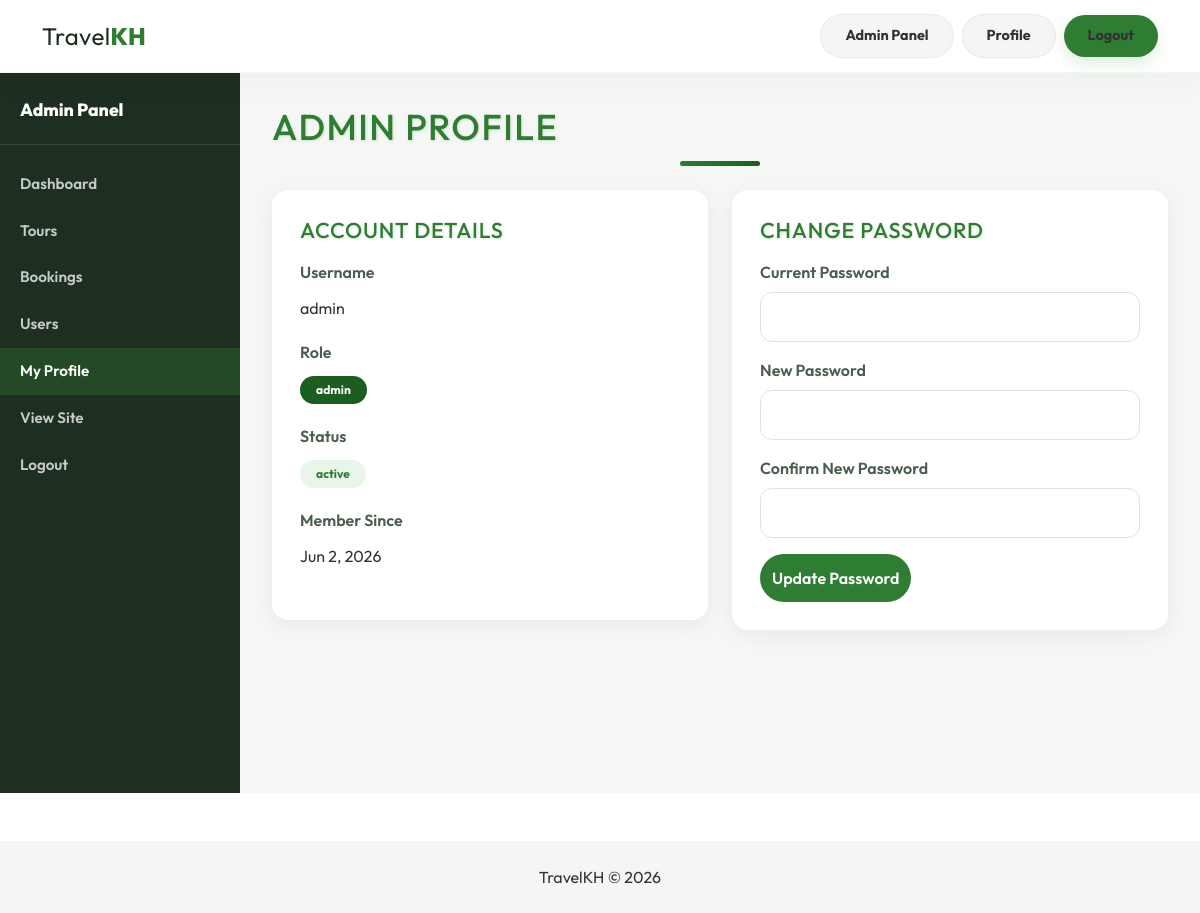
Screenshot of /admin/profile.php (signed in) with the database file from the repository.
### tables this page shows
CREATE TABLE `users` (
  `user_id` int NOT NULL AUTO_INCREMENT,
  `username` varchar(50) NOT NULL,
  `full_name` varchar(100) DEFAULT NULL,
  `email` varchar(100) DEFAULT NULL,
  `phone` varchar(25) DEFAULT NULL,
  `profile_image` varchar(255) DEFAULT 'default_avatar.jpg',
  `nationality` varchar(50) DEFAULT NULL,
  `bio` text,
  `password` varchar(255) NOT NULL,
  `role` enum('admin','user') DEFAULT 'user',
  `status` enum('active','inactive') DEFAULT 'active',
  `created_at` timestamp NULL DEFAULT CURRENT_TIMESTAMP,
  PRIMARY KEY (`user_id`),
  UNIQUE KEY `username` (`username`)
);

### includes/auth.php (called while the page is built, shortened)
<?php
function current_user_id() {
    return $_SESSION['user_id'] ?? null;
}
function get_user_by_id($conn, $userId) {
    $stmt = $conn->prepare("SELECT user_id, username, role, status, created_at, full_name, email, phone, profile_image, nationality, bio FROM users WHERE user_id = ?");
    $stmt->bind_param('i', $userId);
    $stmt->execute();
    return $stmt->get_result()->fetch_assoc();
}

### admin/profile.php (the view, shortened to what this page needs)
<?php
require_once __DIR__ . '/../includes/config.php';
$userId = current_user_id();
$user = get_user_by_id($conn, $userId);
include __DIR__ . '/../includes/header.php';
include __DIR__ . '/../includes/navbar.php';
include __DIR__ . '/../includes/admin_sidebar.php';
?>
<h2 class="mb-4">Admin Profile</h2>
<div class="row g-4">
  <div class="col-lg-6">
    <div class="profile-card">
      <h4 class="mb-3">Account Details</h4>
      <dl class="profile-meta">
        <dt>Username</dt>
        <dd><?php echo htmlspecialchars($user['username']); ?></dd>
        <dt>Role</dt>
        <dd><span class="badge badge-role-admin rounded-pill px-3 py-2"><?php echo htmlspecialchars($user['role']); ?></span></dd>
        <dt>Status</dt>
        <dd><span class="badge badge-status-<?php echo $user['status']; ?> rounded-pill px-3 py-2"><?php echo htmlspecialchars($user['status']); ?></span></dd>
        <dt>Member Since</dt>
        <dd><?php echo date('M j, Y', strtotime($user['created_at'])); ?></dd>
      </dl>
    </div>
  </div>
  <div class="col-lg-6">
    <div class="profile-card">
      <h4 class="mb-3">Change Password</h4>
      <form method="post" class="auth-form">
        <div class="mb-3">
          <label class="form-label">Current Password</label>
          <input type="password" name="current_password" class="form-control" required>
        </div>
        <div class="mb-3">
          <label class="form-label">New Password</label>
          <input type="password" name="new_password" class="form-control" required minlength="6">
        </div>
        <div class="mb-3">
          <label class="form-label">Confirm New Password</label>
          <input type="password" name="confirm_password" class="form-control" required minlength="6">
        </div>
        <button type="submit" class="btn btn-green">Update Password</button>
      </form>
    </div>
  </div>
</div>
<?php
include __DIR__ . '/../includes/admin_footer.php';
include __DIR__ . '/../includes/footer.php';

### assets/css/style.css (style rules this page uses)
body { font-family: 'Outfit', sans-serif; background: #ffffff; color: #333; }
:root { --primary-green: #2E7D32; --dark-green: #1B5E20; --light-gray: #F5F5F5; }
h1, h2, h4 { color: var(--primary-green); letter-spacing: 0.04em; text-transform: uppercase; text-shadow: 1px 1px 3px rgba(46, 125, 50, 0.18); }
h2 { font-size: clamp(2rem, 3vw, 3rem); margin-bottom: 0.85rem; }
h4 { font-size: 1.35rem; margin-bottom: 0.65rem; }
h1::after, h2::after { content: ''; display: block; width: 5rem; height: 0.3rem; margin: 0.8rem auto 0; background: linear-gradient(90deg, var(--primary-green), var(--dark-green)); border-radius: 99px; }
.btn-green { background:#2E7D32; color:white; border:none; border-radius:30px; padding:12px; font-weight:600; }

### assets/css/auth.css (style rules this page uses)
.auth-form .form-label { font-weight: 600; color: #4A5D4E; }
.auth-form .form-control, .auth-form .form-select { border-radius: 12px; padding: 0.75rem 1rem; border: 1px solid #dde5dd; }
.profile-card, .dashboard-card, .crud-card { background: #fff; border-radius: 16px; padding: 1.75rem; box-shadow: 0 5px 20px rgba(0, 0, 0, 0.06); margin-bottom: 1.5rem; }
.profile-meta { display: grid; gap: 0.75rem; }
.profile-meta dt { font-weight: 600; color: #4A5D4E; margin: 0; }
.profile-meta dd { margin: 0 0 0.5rem; color: #333; }
.badge-role-admin { background: #1B5E20; color: #fff; }
.badge-status-active { background: #e8f5e9; color: #2E7D32; }

### rows the page displays
users: username "admin", role "admin", status "active", created_at "Jun 2, 2026"
